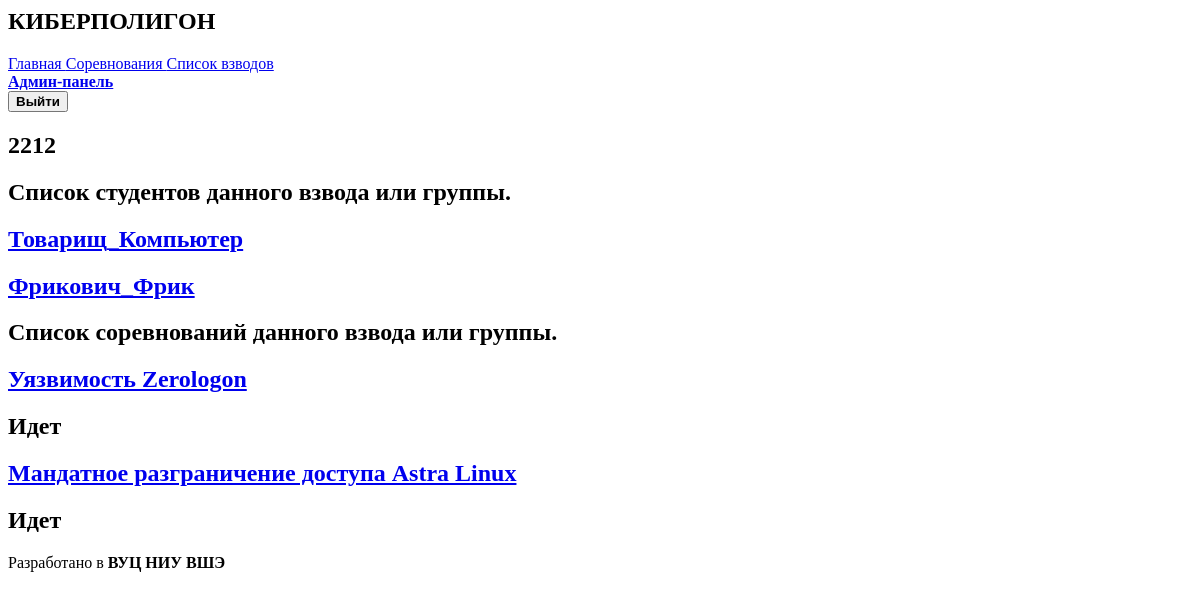
Before: /cyberpolygon/platoons/6/ (signed in) with the older database file.
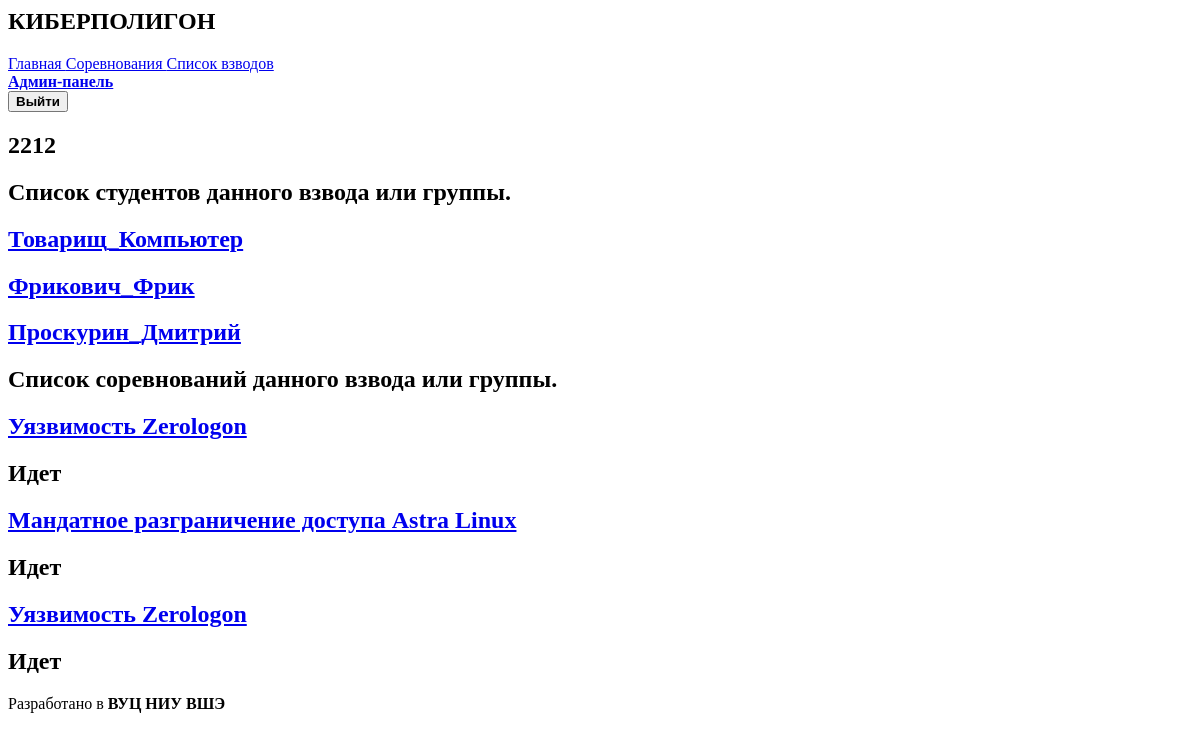
After: the same page with the newer database file.
### interface/models.py (models this page shows, shortened)
class User(AbstractUser):
    platoon = models.ForeignKey(Platoon,
                                related_name="students",
                                on_delete=models.CASCADE,
                                verbose_name="взвод",
                                null=True)
    class Meta:
        verbose_name = 'Пользователь'
        verbose_name_plural = 'Пользователи'

class Competition(models.Model):
    slug = models.SlugField('Название в адресной строке', unique=True)
    start = models.DateTimeField("Начало")
    finish = models.DateTimeField("Конец")
    lab = models.ForeignKey(Lab,
                                related_name="competitions",
                                on_delete=models.CASCADE,
                                verbose_name="Лабораторная работа",
                                null=True)
    platoons = models.ManyToManyField(Platoon)
    participants = models.IntegerField("Количество участников", null=True, default=0)
    class Meta:
        verbose_name = 'Соревнование'
        verbose_name_plural = 'Соревнования'

class Lab(models.Model):
    name = models.CharField('Имя', max_length=255, primary_key=True)
    description = models.TextField('Описание')
    answer_flag = models.CharField('Ответный флаг', max_length=1024, blank=True,null=True)
    slug = models.SlugField('Название в адресной строке', unique=True)
    class Meta:
        verbose_name = 'Лабораторная работа'
        verbose_name_plural = 'Лабораторные работы'

### interface/views.py (the view)
# urls.py: path("platoons/<id>/", PlatoonDetailView.as_view(), name="platoon-detail"),
class PlatoonDetailView(DetailView):
    model = Platoon
    pk_url_kwarg = 'id'
    def get_context_data(self, **kwargs):
        context = super().get_context_data(**kwargs)
        user_list = User.objects.filter(platoon = context["platoon"]).exclude(username = "admin")
        context["user_list"] = user_list
        competitions ={}
        comps = Competition.objects.filter(platoons = context["platoon"])
        for comp in comps:
            if (comp.finish - timezone.now()).seconds < 0:
                competitions[comp] = False
            else:
                competitions[comp] = True
        context["competitions"] = competitions
        logging.debug(context)
        logging.debug(competitions)
        return context

### templates/interface/platoon_detail.html
{% extends 'interface/base.html' %}
{% block content %}
{% if user.is_superuser %}
    <div class="columns is-centered">
        <div class="column is-two-thirds">
            <h1 class="title is-2">{{ object.number }}</h1>
            <h2 class="title is-3">Список студентов данного взвода или группы.</h2>
                {% for student in user_list %}
                        <div class="box">
                            <h2 class="title is-5"><a href = " {% url 'interface:user-detail' student.id %}">{{student.username}}</a></h2>
                        </div>
                {% empty %}
                <p class = "content is-medium">Студентов нет.</p>
                {% endfor %}
            <h2 class="title is-3">Список соревнований данного взвода или группы.</h2>
                {% for comp, info in competitions.items %}
                        <div class="box">
                            <h2 class="title is-3 is-link"><a href="{% url 'interface:competition-list' %}{{ comp.slug }}">{{ comp.lab.name }}</a></h2>
                            {% if info %}
                                <h2 class="tag is-success"> Идет </h2>
                            {% else %}
                                <h2 class="tag is-danger"> Окончено </h2>
                            {% endif %}
                        </div>
                {% empty %}
                <p class = "content is-medium">Соревнований нет.</p>
                {% endfor %}
        </div>
    </div>
{% endif %}
{% endblock %}

Changed rows visible on the page:
added User: username "Проскурин_Дмитрий"
added Competition: lab.name "Уязвимость Zerologon"
